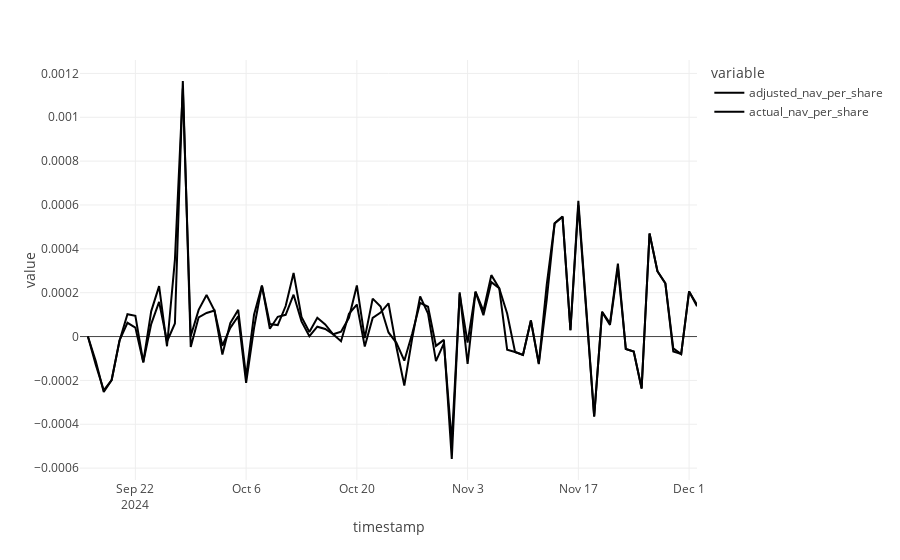

Write notebook code for a chart like this one.
### Code cell
real_shares = df["actual_shares"].values
reaL_extra_shares = df["new_shares_from_streaming_fees"].values

shares_less_extra_shares = real_shares - reaL_extra_shares

df["adjusted_nav"] = df["actual_nav"].copy()
df["adjusted_shares"] = df["actual_shares"] - df["new_shares_from_streaming_fees"]
assert (df["adjusted_shares"] <= df["actual_shares"]).all()


df["adjusted_nav_per_share"] = df["actual_nav"] / df["adjusted_shares"]
df["actual_nav_per_share"] = df["actual_nav"] / df["actual_shares"]


px.line(df[["adjusted_nav_per_share", "actual_nav_per_share"]].diff())
